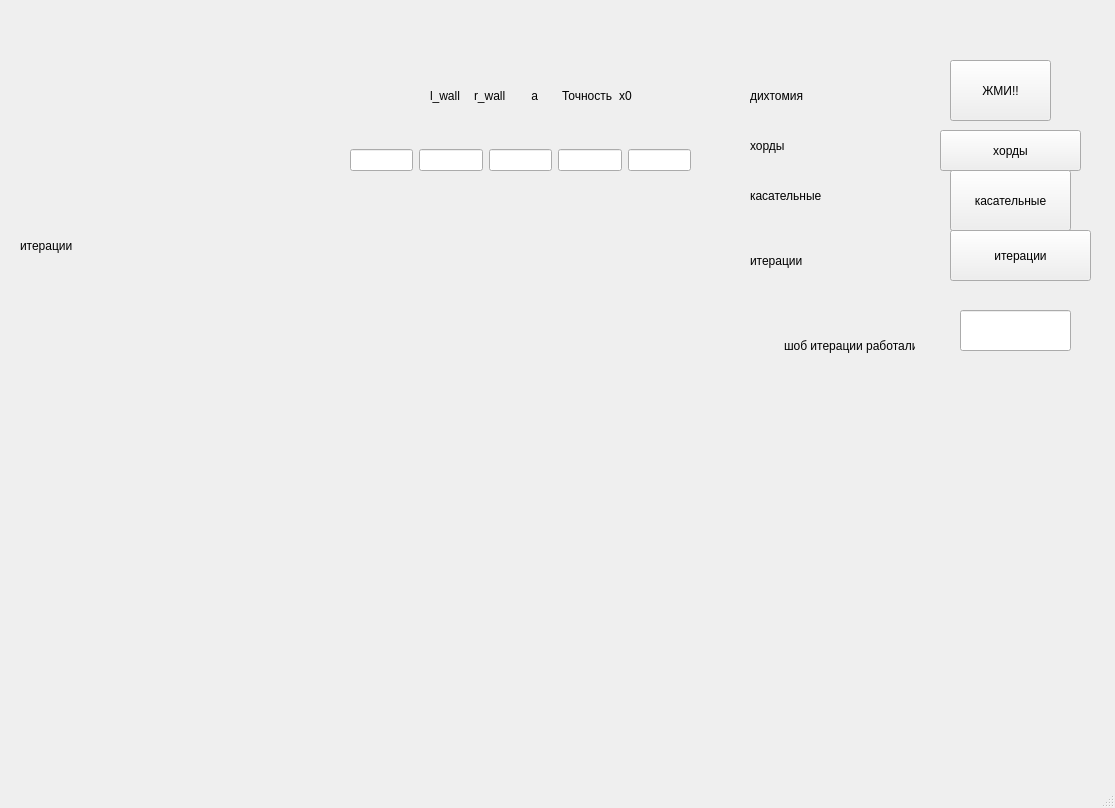
<?xml version="1.0" encoding="UTF-8"?>
<ui version="4.0">
 <class>MainWindow</class>
 <widget class="QMainWindow" name="MainWindow">
  <property name="geometry">
   <rect>
    <x>0</x>
    <y>0</y>
    <width>1115</width>
    <height>808</height>
   </rect>
  </property>
  <property name="windowTitle">
   <string>MainWindow</string>
  </property>
  <widget class="QWidget" name="centralwidget">
   <widget class="QWidget" name="horizontalLayoutWidget_2">
    <property name="geometry">
     <rect>
      <x>430</x>
      <y>60</y>
      <width>227</width>
      <height>71</height>
     </rect>
    </property>
    <layout class="QHBoxLayout" name="horizontalLayout_2">
     <item>
      <widget class="QLabel" name="label_4">
       <property name="text">
        <string>l_wall</string>
       </property>
      </widget>
     </item>
     <item>
      <widget class="QLabel" name="label">
       <property name="text">
        <string>r_wall</string>
       </property>
      </widget>
     </item>
     <item>
      <widget class="QLabel" name="label_2">
       <property name="text">
        <string>    a</string>
       </property>
      </widget>
     </item>
     <item>
      <widget class="QLabel" name="label_3">
       <property name="text">
        <string>Точность</string>
       </property>
      </widget>
     </item>
     <item>
      <widget class="QLabel" name="label_10">
       <property name="text">
        <string>x0</string>
       </property>
      </widget>
     </item>
    </layout>
   </widget>
   <widget class="QWidget" name="horizontalLayoutWidget">
    <property name="geometry">
     <rect>
      <x>350</x>
      <y>130</y>
      <width>341</width>
      <height>61</height>
     </rect>
    </property>
    <layout class="QHBoxLayout" name="horizontalLayout">
     <item>
      <widget class="QLineEdit" name="lineEdit_4">
       <property name="text">
        <string/>
       </property>
      </widget>
     </item>
     <item>
      <widget class="QLineEdit" name="lineEdit"/>
     </item>
     <item>
      <widget class="QLineEdit" name="lineEdit_3"/>
     </item>
     <item>
      <widget class="QLineEdit" name="lineEdit_2"/>
     </item>
     <item>
      <widget class="QLineEdit" name="lineEdit_5"/>
     </item>
    </layout>
   </widget>
   <widget class="QPushButton" name="pushButton">
    <property name="geometry">
     <rect>
      <x>950</x>
      <y>60</y>
      <width>101</width>
      <height>61</height>
     </rect>
    </property>
    <property name="text">
     <string>ЖМИ!!</string>
    </property>
   </widget>
   <widget class="QLabel" name="label_5">
    <property name="geometry">
     <rect>
      <x>20</x>
      <y>220</y>
      <width>61</width>
      <height>51</height>
     </rect>
    </property>
    <property name="text">
     <string>итерации</string>
    </property>
   </widget>
   <widget class="QLabel" name="label_6">
    <property name="geometry">
     <rect>
      <x>750</x>
      <y>70</y>
      <width>241</width>
      <height>51</height>
     </rect>
    </property>
    <property name="text">
     <string>дихтомия </string>
    </property>
   </widget>
   <widget class="QLabel" name="label_7">
    <property name="geometry">
     <rect>
      <x>750</x>
      <y>120</y>
      <width>181</width>
      <height>51</height>
     </rect>
    </property>
    <property name="text">
     <string>хорды </string>
    </property>
   </widget>
   <widget class="QLabel" name="label_8">
    <property name="geometry">
     <rect>
      <x>750</x>
      <y>170</y>
      <width>151</width>
      <height>51</height>
     </rect>
    </property>
    <property name="text">
     <string>касательные </string>
    </property>
   </widget>
   <widget class="QLabel" name="label_9">
    <property name="geometry">
     <rect>
      <x>750</x>
      <y>230</y>
      <width>161</width>
      <height>61</height>
     </rect>
    </property>
    <property name="text">
     <string>итерации </string>
    </property>
   </widget>
   <widget class="QPushButton" name="pushButton_2">
    <property name="geometry">
     <rect>
      <x>940</x>
      <y>130</y>
      <width>141</width>
      <height>41</height>
     </rect>
    </property>
    <property name="text">
     <string>хорды</string>
    </property>
   </widget>
   <widget class="QPushButton" name="pushButton_3">
    <property name="geometry">
     <rect>
      <x>950</x>
      <y>170</y>
      <width>121</width>
      <height>61</height>
     </rect>
    </property>
    <property name="text">
     <string>касательные</string>
    </property>
   </widget>
   <widget class="QPushButton" name="pushButton_4">
    <property name="geometry">
     <rect>
      <x>950</x>
      <y>230</y>
      <width>141</width>
      <height>51</height>
     </rect>
    </property>
    <property name="text">
     <string>итерации</string>
    </property>
   </widget>
   <widget class="QLabel" name="label_11">
    <property name="geometry">
     <rect>
      <x>100</x>
      <y>230</y>
      <width>621</width>
      <height>491</height>
     </rect>
    </property>
    <property name="text">
     <string/>
    </property>
    <property name="pixmap">
     <pixmap>../../../../Users/Семён/Desktop/Screenshot_1.png</pixmap>
    </property>
   </widget>
   <widget class="QLineEdit" name="lineEdit_6">
    <property name="geometry">
     <rect>
      <x>960</x>
      <y>310</y>
      <width>111</width>
      <height>41</height>
     </rect>
    </property>
   </widget>
   <widget class="QLabel" name="label_12">
    <property name="geometry">
     <rect>
      <x>784</x>
      <y>330</y>
      <width>131</width>
      <height>31</height>
     </rect>
    </property>
    <property name="text">
     <string>шоб итерации работали</string>
    </property>
   </widget>
  </widget>
  <widget class="QMenuBar" name="menubar">
   <property name="geometry">
    <rect>
     <x>0</x>
     <y>0</y>
     <width>1115</width>
     <height>26</height>
    </rect>
   </property>
  </widget>
  <widget class="QStatusBar" name="statusbar"/>
 </widget>
 <resources/>
 <connections/>
</ui>
